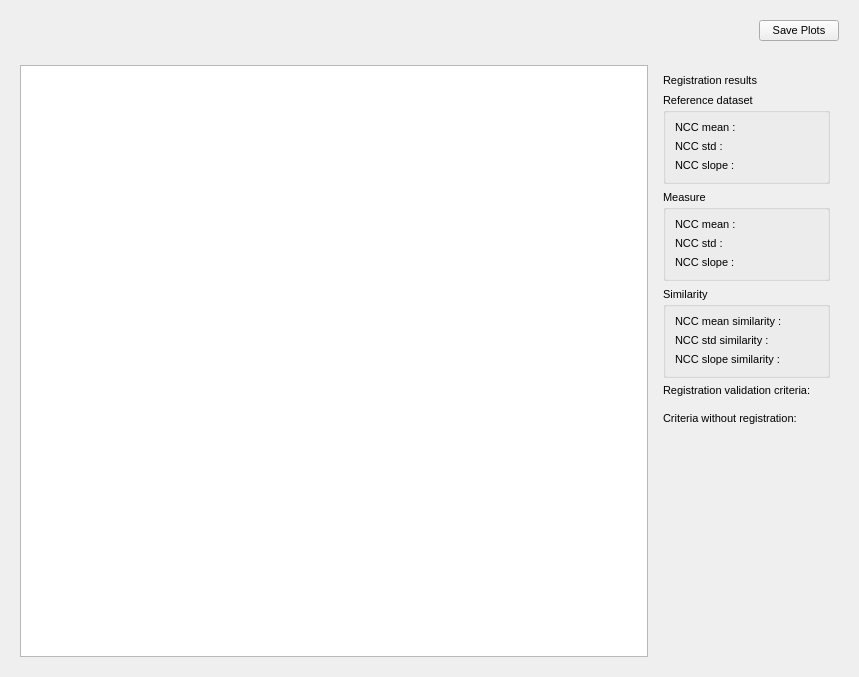
<?xml version="1.0" encoding="UTF-8"?>
<ui version="4.0">
 <class>HPLotProfile</class>
 <widget class="QWidget" name="HPLotProfile">
  <property name="geometry">
   <rect>
    <x>0</x>
    <y>0</y>
    <width>859</width>
    <height>677</height>
   </rect>
  </property>
  <property name="windowTitle">
   <string>Form</string>
  </property>
  <layout class="QGridLayout" name="gridLayout" rowstretch="0,10">
   <item row="0" column="0">
    <widget class="QWidget" name="widget" native="true">
     <property name="font">
      <font>
       <pointsize>8</pointsize>
      </font>
     </property>
     <layout class="QHBoxLayout" name="horizontalLayout" stretch="0,0">
      <item>
       <spacer name="horizontalSpacer">
        <property name="font">
         <font>
          <pointsize>8</pointsize>
         </font>
        </property>
        <property name="orientation">
         <enum>Qt::Orientation::Horizontal</enum>
        </property>
        <property name="sizeHint" stdset="0">
         <size>
          <width>40</width>
          <height>20</height>
         </size>
        </property>
       </spacer>
      </item>
      <item>
       <widget class="QPushButton" name="_save">
        <property name="font">
         <font>
          <pointsize>8</pointsize>
         </font>
        </property>
        <property name="text">
         <string>Save Plots</string>
        </property>
       </widget>
      </item>
     </layout>
    </widget>
   </item>
   <item row="1" column="0">
    <widget class="QWidget" name="widget_2" native="true">
     <property name="font">
      <font>
       <pointsize>8</pointsize>
      </font>
     </property>
     <layout class="QHBoxLayout" name="horizontalLayout_3" stretch="1,0">
      <item>
       <widget class="QChartView" name="_plot_contrast"/>
      </item>
      <item>
       <widget class="QWidget" name="_result" native="true">
        <property name="font">
         <font>
          <pointsize>8</pointsize>
         </font>
        </property>
        <layout class="QGridLayout" name="gridLayout_5">
         <item row="3" column="0" colspan="2">
          <widget class="QGroupBox" name="groupBox_3">
           <property name="font">
            <font>
             <pointsize>8</pointsize>
            </font>
           </property>
           <property name="styleSheet">
            <string notr="true"/>
           </property>
           <property name="title">
            <string>Similarity</string>
           </property>
           <layout class="QGridLayout" name="gridLayout_4">
            <item row="0" column="0">
             <widget class="QLabel" name="label_8">
              <property name="font">
               <font>
                <pointsize>8</pointsize>
               </font>
              </property>
              <property name="text">
               <string>NCC mean similarity : </string>
              </property>
             </widget>
            </item>
            <item row="1" column="1">
             <widget class="QLabel" name="_std_result">
              <property name="font">
               <font>
                <pointsize>8</pointsize>
               </font>
              </property>
              <property name="text">
               <string/>
              </property>
             </widget>
            </item>
            <item row="1" column="0">
             <widget class="QLabel" name="label">
              <property name="font">
               <font>
                <pointsize>8</pointsize>
               </font>
              </property>
              <property name="text">
               <string>NCC std similarity : </string>
              </property>
             </widget>
            </item>
            <item row="0" column="1">
             <widget class="QLabel" name="_mean_result">
              <property name="font">
               <font>
                <pointsize>8</pointsize>
               </font>
              </property>
              <property name="text">
               <string/>
              </property>
             </widget>
            </item>
            <item row="2" column="0">
             <widget class="QLabel" name="label_9">
              <property name="font">
               <font>
                <pointsize>8</pointsize>
               </font>
              </property>
              <property name="text">
               <string>NCC slope similarity :</string>
              </property>
             </widget>
            </item>
            <item row="2" column="1">
             <widget class="QLabel" name="_slope_result">
              <property name="font">
               <font>
                <pointsize>8</pointsize>
               </font>
              </property>
              <property name="text">
               <string/>
              </property>
             </widget>
            </item>
           </layout>
          </widget>
         </item>
         <item row="2" column="0" colspan="2">
          <widget class="QGroupBox" name="groupBox">
           <property name="font">
            <font>
             <pointsize>8</pointsize>
            </font>
           </property>
           <property name="title">
            <string>Measure</string>
           </property>
           <layout class="QGridLayout" name="gridLayout_2">
            <item row="0" column="0">
             <widget class="QLabel" name="label_2">
              <property name="font">
               <font>
                <pointsize>8</pointsize>
               </font>
              </property>
              <property name="text">
               <string>NCC mean : </string>
              </property>
             </widget>
            </item>
            <item row="0" column="1">
             <widget class="QLabel" name="_mean">
              <property name="font">
               <font>
                <pointsize>8</pointsize>
               </font>
              </property>
              <property name="text">
               <string/>
              </property>
             </widget>
            </item>
            <item row="1" column="0">
             <widget class="QLabel" name="label_3">
              <property name="font">
               <font>
                <pointsize>8</pointsize>
               </font>
              </property>
              <property name="text">
               <string>NCC std : </string>
              </property>
             </widget>
            </item>
            <item row="1" column="1">
             <widget class="QLabel" name="_std">
              <property name="font">
               <font>
                <pointsize>8</pointsize>
               </font>
              </property>
              <property name="text">
               <string/>
              </property>
             </widget>
            </item>
            <item row="2" column="0">
             <widget class="QLabel" name="label_4">
              <property name="font">
               <font>
                <pointsize>8</pointsize>
               </font>
              </property>
              <property name="text">
               <string>NCC slope : </string>
              </property>
             </widget>
            </item>
            <item row="2" column="1">
             <widget class="QLabel" name="_slope">
              <property name="font">
               <font>
                <pointsize>8</pointsize>
               </font>
              </property>
              <property name="text">
               <string/>
              </property>
             </widget>
            </item>
           </layout>
          </widget>
         </item>
         <item row="1" column="0" colspan="2">
          <widget class="QGroupBox" name="groupBox_2">
           <property name="font">
            <font>
             <pointsize>8</pointsize>
            </font>
           </property>
           <property name="title">
            <string>Reference dataset</string>
           </property>
           <layout class="QGridLayout" name="gridLayout_3">
            <item row="0" column="0">
             <widget class="QLabel" name="label_7">
              <property name="font">
               <font>
                <pointsize>8</pointsize>
               </font>
              </property>
              <property name="text">
               <string>NCC mean : </string>
              </property>
             </widget>
            </item>
            <item row="0" column="1">
             <widget class="QLabel" name="_mean_ref">
              <property name="font">
               <font>
                <pointsize>8</pointsize>
               </font>
              </property>
              <property name="text">
               <string/>
              </property>
             </widget>
            </item>
            <item row="1" column="0">
             <widget class="QLabel" name="label_5">
              <property name="font">
               <font>
                <pointsize>8</pointsize>
               </font>
              </property>
              <property name="text">
               <string>NCC std : </string>
              </property>
             </widget>
            </item>
            <item row="1" column="1">
             <widget class="QLabel" name="_std_ref">
              <property name="font">
               <font>
                <pointsize>8</pointsize>
               </font>
              </property>
              <property name="text">
               <string/>
              </property>
             </widget>
            </item>
            <item row="2" column="0">
             <widget class="QLabel" name="label_6">
              <property name="font">
               <font>
                <pointsize>8</pointsize>
               </font>
              </property>
              <property name="text">
               <string>NCC slope : </string>
              </property>
             </widget>
            </item>
            <item row="2" column="1">
             <widget class="QLabel" name="_slope_ref">
              <property name="font">
               <font>
                <pointsize>8</pointsize>
               </font>
              </property>
              <property name="text">
               <string/>
              </property>
             </widget>
            </item>
           </layout>
          </widget>
         </item>
         <item row="6" column="0">
          <spacer name="verticalSpacer">
           <property name="font">
            <font>
             <pointsize>8</pointsize>
            </font>
           </property>
           <property name="orientation">
            <enum>Qt::Orientation::Vertical</enum>
           </property>
           <property name="sizeHint" stdset="0">
            <size>
             <width>20</width>
             <height>40</height>
            </size>
           </property>
          </spacer>
         </item>
         <item row="4" column="0">
          <widget class="QLabel" name="label_10">
           <property name="font">
            <font>
             <pointsize>8</pointsize>
            </font>
           </property>
           <property name="text">
            <string>Registration validation criteria: </string>
           </property>
          </widget>
         </item>
         <item row="4" column="1">
          <widget class="QLabel" name="_global_result">
           <property name="font">
            <font>
             <pointsize>8</pointsize>
            </font>
           </property>
           <property name="text">
            <string/>
           </property>
          </widget>
         </item>
         <item row="0" column="0" colspan="2">
          <widget class="QLabel" name="label_11">
           <property name="font">
            <font>
             <pointsize>8</pointsize>
            </font>
           </property>
           <property name="text">
            <string>Registration results</string>
           </property>
          </widget>
         </item>
         <item row="5" column="0">
          <widget class="QWidget" name="_widget_no_reg" native="true">
           <property name="font">
            <font>
             <pointsize>8</pointsize>
            </font>
           </property>
           <layout class="QHBoxLayout" name="horizontalLayout_2">
            <property name="leftMargin">
             <number>0</number>
            </property>
            <item>
             <widget class="QLabel" name="label_12">
              <property name="font">
               <font>
                <pointsize>8</pointsize>
               </font>
              </property>
              <property name="text">
               <string>Criteria without registration:</string>
              </property>
             </widget>
            </item>
            <item>
             <widget class="QLabel" name="_result_no_registration">
              <property name="font">
               <font>
                <pointsize>8</pointsize>
               </font>
              </property>
              <property name="text">
               <string/>
              </property>
             </widget>
            </item>
           </layout>
          </widget>
         </item>
        </layout>
       </widget>
      </item>
     </layout>
    </widget>
   </item>
  </layout>
 </widget>
 <customwidgets>
  <customwidget>
   <class>QChartView</class>
   <extends>QGraphicsView</extends>
   <header>QtCharts/QChartView.h</header>
  </customwidget>
 </customwidgets>
 <resources/>
 <connections/>
</ui>
